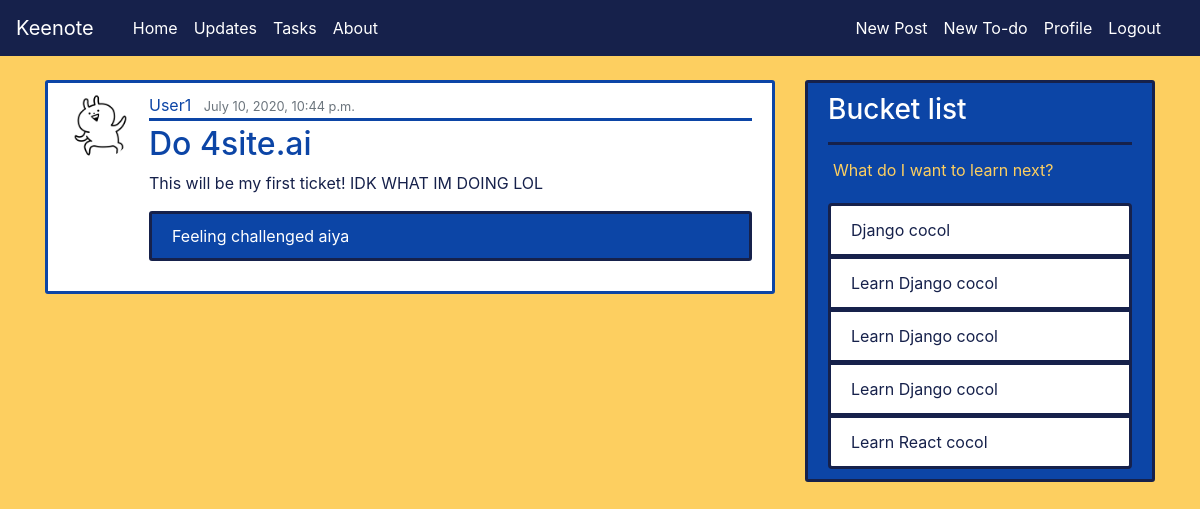
The app's page /post/9/ (signed in), older data.
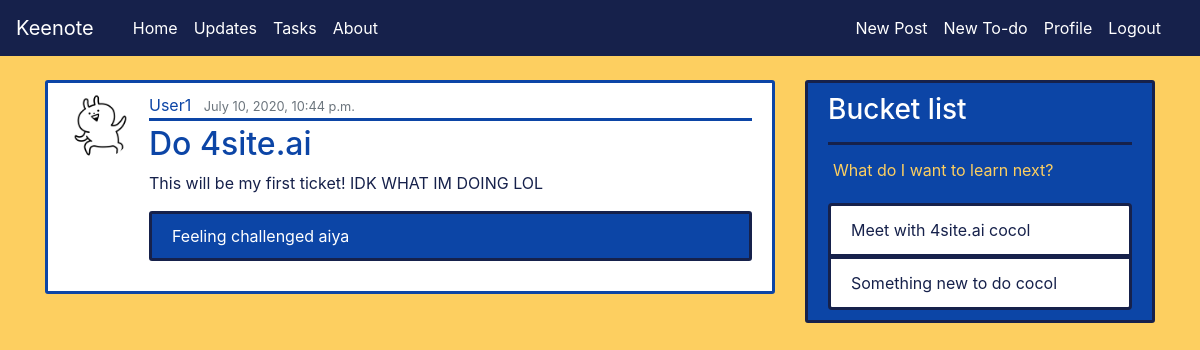
The same page, newer data.
### blog/models.py (models this page shows, shortened)
class Skill(models.Model):
    title = models.CharField(max_length = 200)
    content = models.TextField()
    author = models.ForeignKey(User, on_delete=models.CASCADE)

### blog/views.py (the view)
# urls.py: path('post/<int:pk>/', PostDetailView.as_view(), name="post-detail"),
class PostDetailView(LoginRequiredMixin, DetailView):
    model = Post

### blog/templatetags/menu_items.py (called while the page is built)
@register.inclusion_tag('blog/menu_items.html')
def menu_items():
    user = User.objects.first()
    context = {
        'items': Skill.objects.filter(author=user) #filter(author=request.user)
    }
    return context #need to check user

### blog/templates/blog/post_detail.html (shortened to what this page needs)
{% extends "blog/base.html" %}
{% block content %}
            <article class="media content-section">
                <img class="rounded-circle article-img" src="{{ object.author.profile.image.url }}">
                <div class="media-body">
                    <div class="article-metadata">
                        <a class="mr-2 article-author" href="#">{{ object.author }}</a>
                        <small class="text-muted">{{ object.date_posted }}</small>
                    </div>
                    <h2 class="article-title">{{ object.title }}</h2>
                    <p class="article-content">{{ object.content }}</p>
                    {% if post.reflections %}
                        <p class="article-reflection">{{ post.reflections }}</p>
                    {% endif %}
                </div>
            </article>
{% endblock %}

### blog/templates/blog/menu_items.html
{% for item in items %}
        <li class="list-group-item list-group-item-light task-item">{{ item.title }}  {{ item.author }}</li>
{% endfor %}

Row changes from the older to the newer data that the page shows:
removed Skill: title "Django", author "cocol"
removed Skill: title "Learn Django", author "cocol"
removed Skill: title "Learn Django", author "cocol"
removed Skill: title "Learn Django", author "cocol"
removed Skill: title "Learn React", author "cocol"
added Skill: title "Meet with 4site.ai", author "cocol"
added Skill: title "Something new to do", author "cocol"
